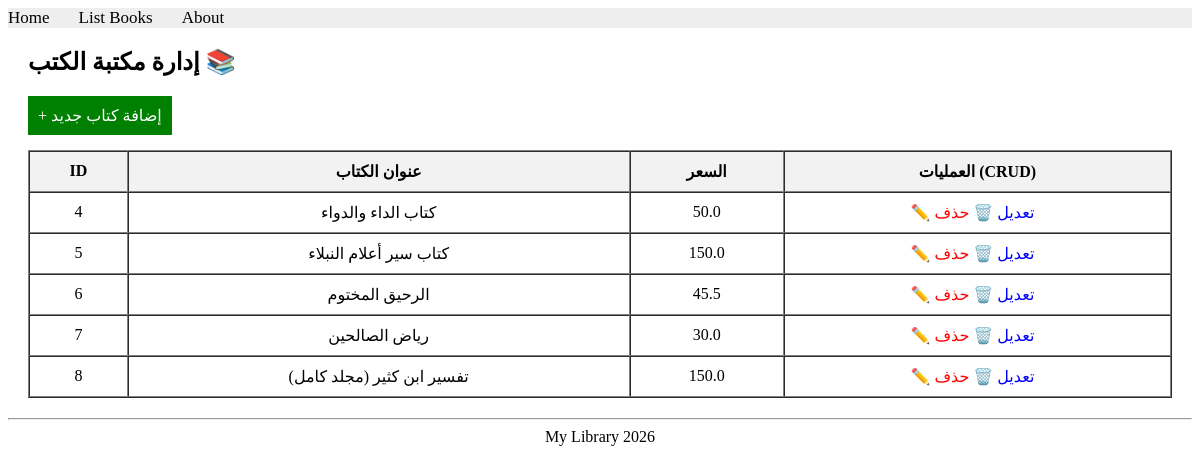
Screenshot of /books/lab9_part1/listbooks/ with the database file from the repository.
### apps/bookmodule/models.py (models this page shows)
class Book(models.Model):
    title = models.CharField(max_length=100)
    price = models.FloatField(default=0.0)
    quantity = models.IntegerField(default=1)
    pubdate = models.DateTimeField()
    rating = models.SmallIntegerField(default=1)
    publisher = models.ForeignKey(Publisher, null=True, on_delete=models.SET_NULL)
    authors = models.ManyToManyField(Author)

### apps/bookmodule/views.py (the view)
# urls.py: path('lab9_part1/listbooks/', views.listbooks, name="books.listbooks"),
def listbooks(request):
    books = Book.objects.all()
    return render(request, 'bookmodule/listbooks.html', {'books': books})

### apps/templates/bookmodule/listbooks.html (shortened to what this page needs)
{% extends "layouts/base.html" %}
{% block content %}
<div style="margin: 20px;">
    <h2>إدارة مكتبة الكتب 📚</h2>
    <a href="/books/lab9_part1/addbook" style="display:inline-block; padding:10px; background-color:green; color:white; text-decoration:none; margin-bottom:15px;">+ إضافة كتاب جديد</a>
    <table border="1" cellpadding="10" cellspacing="0" style="width: 100%; text-align: center;">
        <tr style="background-color: #f2f2f2;">
            <th>ID</th>
            <th>عنوان الكتاب</th>
            <th>السعر</th>
            <th>العمليات (CRUD)</th>
        </tr>
        {% for book in books %}
        <tr>
            <td>{{ book.id }}</td>
            <td>{{ book.title }}</td>
            <td>{{ book.price }}</td>
            <td>
                <a href="/books/lab9_part1/editbook/{{ book.id }}" style="color: blue; text-decoration: none; margin-right: 10px;">✏️ تعديل</a>
                <a href="/books/lab9_part1/deletebook/{{ book.id }}" style="color: red; text-decoration: none;">🗑️ حذف</a>
            </td>
        </tr>
        {% empty %}
        <tr>
            <td colspan="4">لا توجد كتب في المكتبة حالياً.</td>
        </tr>
        {% endfor %}
    </table>
</div>
{% endblock content %}

### rows the page displays
Book: id "4", title "كتاب الداء والدواء", price "50.0"
Book: id "5", title "كتاب سير أعلام النبلاء", price "150.0"
Book: id "6", title "الرحيق المختوم", price "45.5"
Book: id "7", title "رياض الصالحين", price "30.0"
Book: id "8", title "تفسير ابن كثير (مجلد كامل)", price "150.0"
